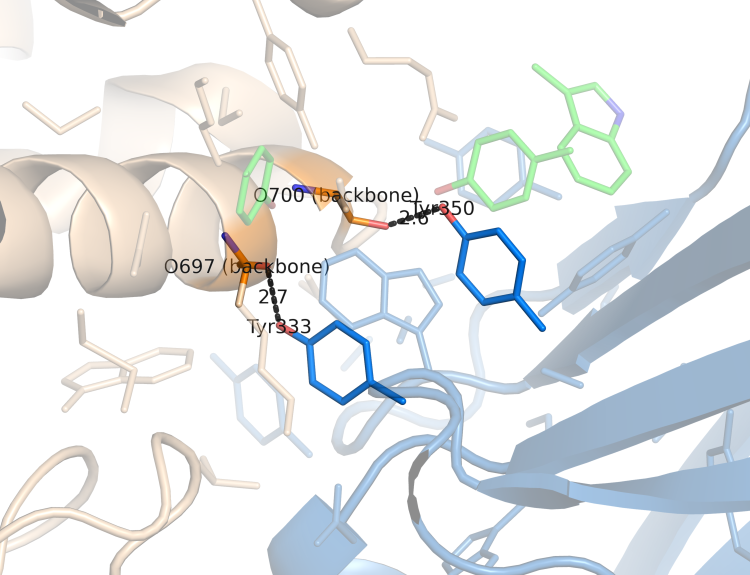
#> input picture figures/pymol_mechanism_3D9A.png, 1500 x 1150 px (shown at 1/2 size)
$ python regen_figures_400.py
#> lines starting #> are read from the running program, lines starting #| are printed output that depends on the picture
### code/aa_common.py
"""Shared foundation for the antibody-antigen / protein-protein recognition study.

Two arms, both already extracted (see metadata/*_extraction_report.json):

  antibody  curated antibody-antigen complexes, folded protein antigens only
            (>=50-residue antigen floor)                             512 structures
  ppi       general (non-antibody) protein-protein complexes,
            each extracted in BOTH directions and flagged            2,310 complexes

This module is the protein-protein analogue of the nucleic-acid arm's
`strata_common.py`, and deliberately mirrors its statistics so the two arms are
comparable:

  * loading an arm's residue-pair contact table
  * the independence-unit machinery (cluster30 primary, uniprot sensitivity)
  * the 20x20 statistics: unit-weighted log2 odds ratio, bootstrap CI over UNITS,
    Fisher-exact + BH, per-unit sign replication

Key differences from the nucleic-acid arm, which are real and must not be
glossed over:

  * the partner alphabet is 20 amino acids, not 4 bases, so the matrix is 20x20
    (400 cells) rather than 20x4 (80). Power per cell is far lower and the BH
    correction is over 5x more tests.
  * the ANTIBODY matrix is ASYMMETRIC and directional by construction: rows are
    paratope (antibody) residues, columns are epitope (antigen) residues. The two
    sides are not exchangeable -- one is a germline-encoded, somatically matured
    binder, the other is an arbitrary protein surface.
  * the PPI matrix is SYMMETRIC in principle: two co-evolved partners have no
    probe/target asymmetry. The extractor emitted both directions, so we
    symmetrise explicitly rather than pretending a direction is meaningful.
  * salt-bridge counts are NOT comparable to the nucleic-acid arm (basic N to
    carboxylate O here, basic N to phosphate O there). Same 4 A Barlow-Thornton
    ion-pair geometry, different acceptor chemistry.

Nothing here writes figures; the analysis scripts own their outputs.
"""
from __future__ import annotations

import csv
import json
import pathlib
from collections import defaultdict

import numpy as np
from scipy.stats import fisher_exact

ROOT = pathlib.Path(__file__).resolve().parent.parent
INT = ROOT / "interactions"
MET = ROOT / "metadata"
FIG = ROOT / "figures"

OUT_INT = INT / "analysis"
OUT_MET = MET / "analysis"
OUT_FIG = FIG
for _d in (OUT_INT, OUT_MET, OUT_FIG):
    _d.mkdir(parents=True, exist_ok=True)

ARMS = ("antibody", "ppi")
ARM_LABEL = {
    "antibody": "Antibody-antigen",
    "ppi": "Protein-protein (non-antibody)",
}

# amino-acid ordering / colouring shared with the nucleic-acid arm's figures so
# the two studies' heatmaps can be read side by side without re-learning the axis
AAS = list("RKHWYFQNSTPGAMILVCDE")
AA_GROUP = {**{a: "basic" for a in "RKH"}, **{a: "aromatic" for a in "WYF"},
            **{a: "polar" for a in "QNSTC"}, **{a: "special" for a in "GPA"},
            **{a: "hydrophobic" for a in "MILV"}, **{a: "acidic" for a in "DE"}}
GROUP_COLOR = {"basic": "#2166ac", "aromatic": "#762a83", "polar": "#1b7837",
               "special": "#7f7f7f", "hydrophobic": "#b8860b", "acidic": "#b2182b"}
GROUPS = ("basic", "aromatic", "polar", "special", "hydrophobic", "acidic")

# selenomethionine is a crystallographic substitution for MET, not a biological
# modification; the extractor kept it in the PPI arm. Fold it into MET so it does
# not masquerade as a 21st residue. Genuine PTMs never reached these tables --
# see aa_modified.py, which goes back to the raw PDBs for that question.
AA3_TO_1 = {
    "ALA": "A", "ARG": "R", "ASN": "N", "ASP": "D", "CYS": "C", "GLN": "Q",
    "GLU": "E", "GLY": "G", "HIS": "H", "ILE": "I", "LEU": "L", "LYS": "K",
    "MET": "M", "PHE": "F", "PRO": "P", "SER": "S", "THR": "T", "TRP": "W",
    "TYR": "Y", "VAL": "V", "MSE": "M",
}

BOND_COLS = ("salt", "hbond", "vdw", "stack")

UNIT_LEVELS = ("cluster30", "uniprot")     # cluster30 primary, uniprot sensitivity
N_BOOT = 2000
SEED = 20260816


# ------------------------------------------------------------------ unit metadata
_UNITS_CACHE: dict[str, dict] = {}


# [32 lines left out: functions units, _unit_of, not called in this run]


# ----------------------------------------------------------------------- loading
_CONTACT_CACHE: dict[str, list] = {}


# [217 lines left out: functions load_contacts, dedup_rows, corpus_summary, contact_matrix, log2_odds, unit_matrices and 4 more, not called in this run]

### code/make_publication_figures.py
"""Regenerate every figure in publication form: no baked-in titles, panel letters.

Journals expect the caption to carry the description and the artwork to carry only
data and panel identifiers. The analysis scripts were written with titles on the
axes, which is useful while working and wrong for submission.

Rather than editing twenty scripts and risking divergence between the working and
published versions, this patches matplotlib for the duration of the run:

  * Axes.set_title and Figure.suptitle become no-ops, so every title disappears
  * Figure.savefig inserts a bold (a), (b), (c) ... into the upper left of each
    visible axes, in creation order, whenever a figure has more than one panel
  * fig.text annotations are left alone, since those carry legend keys rather than
    titles

Each script is then executed unchanged. Two scripts whose figures depend on an
expensive structural pass are replotted from their cached result tables instead.

Run:  python3 code/make_publication_figures.py
"""
from __future__ import annotations

import pathlib
import runpy
import sys
import time

import matplotlib
matplotlib.use("Agg")
import matplotlib.axes
import matplotlib.figure
import matplotlib.pyplot as plt
import numpy as np

HERE = pathlib.Path(__file__).resolve().parent
sys.path.insert(0, str(HERE))
import aa_common as C

PANEL_LETTERS = "abcdefghijklmnopqrstuvwxyz"

# scripts that draw the figures, cheapest first; the expensive structural passes are
# handled separately below
SCRIPTS = [
    "phase2_inventory.py",
    "aa_heatmap.py",
    "phase4_conservation.py",
    "phase5_readout.py",
    "phase8_differential.py",
    "case_thermodynamics.py",
    "phase6b_functional_groups.py",
    "phase6c_conformation.py",
    "phase11_controls.py",
    "add1_transfer.py",
    "immunodominance.py",
    "phase6d_folds.py",
    "phase7_paratope.py",
    "add6_functional_sites.py",
    "add4_pca_geometry.py",
    "add5_epitope_logic.py",
    "add7_review_response.py",
    "phase9_modified.py",
    "case_lysozyme.py",
    "case_matched_targets.py",
]


_ORIGINAL_SAVEFIG = matplotlib.figure.Figure.savefig


def install_patches():
    """Suppress titles and stamp panel letters at save time."""
    matplotlib.axes.Axes.set_title = lambda self, *a, **k: None
    matplotlib.figure.Figure.suptitle = lambda self, *a, **k: None

    original_savefig = _ORIGINAL_SAVEFIG

    # [13 lines left out: function savefig, not called in this run]

    matplotlib.figure.Figure.savefig = savefig


# [77 lines left out: functions replot_thermodynamics, replot_shape_complementarity, not called in this run]


def remontage(panels, out_name, legend=None, figsize_per=5.6):
    """Rebuild a PyMOL montage from rendered panels: no title, panel letters only."""
    import matplotlib.image as mpimg
    from matplotlib.patches import Patch
    present = [(p, lab) for p, lab in panels if (C.OUT_FIG / p).exists()]
    if not present:
        print("  no panels for " + out_name)
        return
    fig, axes = plt.subplots(1, len(present),
                             figsize=(figsize_per * len(present), figsize_per + 0.6))
    if len(present) == 1:
        axes = [axes]
    for i, (ax, (png, lab)) in enumerate(zip(axes, present)):
        ax.imshow(mpimg.imread(str(C.OUT_FIG / png)))
        ax.axis("off")
        ax.text(0.01, 0.99, f"({PANEL_LETTERS[i]})", transform=ax.transAxes,
                fontsize=14, fontweight="bold", va="top", ha="left")
        if lab:
            ax.text(0.5, -0.02, lab, transform=ax.transAxes, fontsize=9,
                    ha="center", va="top")
    if legend:
        fig.legend(handles=[Patch(facecolor=c, label=l) for c, l in legend],
                   loc="lower center", ncol=len(legend), fontsize=9, frameon=False)
        fig.tight_layout(rect=[0, 0.07, 1, 1])
    else:
        fig.tight_layout()
    # this function letters its own panels, so save through the unpatched method;
    # going through the patch would stamp a second set of letters on every panel
    _ORIGINAL_SAVEFIG(fig, C.OUT_FIG / out_name, dpi=180, bbox_inches="tight")
    plt.close(fig)
    print("  rebuilt " + out_name)


def remontage_all():
    remontage([("pymol_mechanism_3D9A.png", "3D9A, 1.20 A, lysozyme C"),
               ("pymol_mechanism_2P45.png", "2P45, 1.10 A, ribonuclease"),
               ("pymol_mechanism_7AQZ.png", "7AQZ, 1.30 A, nanobody complex")],
              "pymol_mechanism_montage.png")
    remontage([("pymol_immunodominance.png", "front"),
               ("pymol_immunodominance_back.png", "rotated 180 degrees")],
              "pymol_immunodominance_montage.png",
              legend=[("#FFFFCC", "rarely contacted"),
                      ("#FF8C00", "frequently contacted"),
                      ("#4169E1", "catalytic residues")])


# [35 lines that do not run on import are left out]

### code/regen_figures_400.py
"""Regenerate the matplotlib publication figures at 400 dpi with panel labels.

Reuses make_publication_figures' panel-letter/no-title savefig patch, then forces every
savefig to 400 dpi. Runs only the scripts that produce embedded figures. Deterministic:
recomputation reproduces the committed results.
"""
import runpy, pathlib, sys
import matplotlib; matplotlib.use("Agg")
import matplotlib.figure
HERE = pathlib.Path(__file__).resolve().parent
sys.path.insert(0, str(HERE))
import make_publication_figures as MPF

MPF.install_patches()                     # adds (a),(b)... panel letters; no-ops titles
_patched = matplotlib.figure.Figure.savefig
def savefig_400(self, *a, **k):
    k["dpi"] = 400
    return _patched(self, *a, **k)
matplotlib.figure.Figure.savefig = savefig_400

# only the scripts behind embedded Fig 1,2,3,5,7,8,10
SCRIPTS = ["phase2_inventory.py","aa_heatmap.py","phase5_readout.py",
           "phase6c_real_dssp.py","add5_epitope_logic.py","add4_pca_geometry.py",
           "case_thermodynamics.py"]
for name in SCRIPTS:
    p = HERE/name
    if not p.exists(): print("  MISSING",name); continue
    print("running",name,flush=True)
    try:
        runpy.run_path(str(p), run_name="__main__")
    except SystemExit:
        pass
    except Exception as e:
        print(f"   FAILED {type(e).__name__}: {e}")
    import matplotlib.pyplot as plt; plt.close("all")

# remontage the PyMOL figures at 400 dpi (montage of existing renders)
_orig = MPF._ORIGINAL_SAVEFIG
def montage_savefig(self,*a,**k):
    k["dpi"]=400; return _orig(self,*a,**k)
MPF._ORIGINAL_SAVEFIG = montage_savefig
try:
    MPF.remontage_all()
#> pass 2 of the loop in remontage, `for i, (ax, (png, lab)) in enumerate(zip(axes, present)):`:
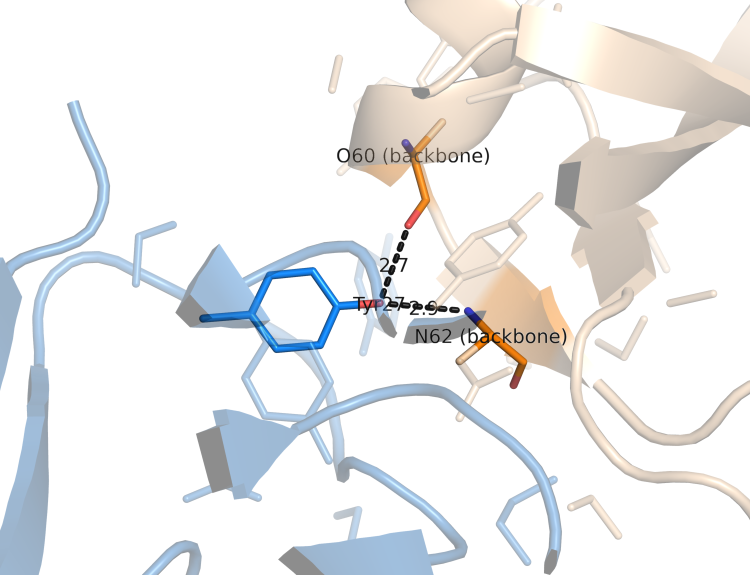
#> input picture figures/pymol_mechanism_2P45.png, 1500 x 1150 px (shown at 1/2 size)
#> in montage_savefig, `k['dpi'] = 400`:
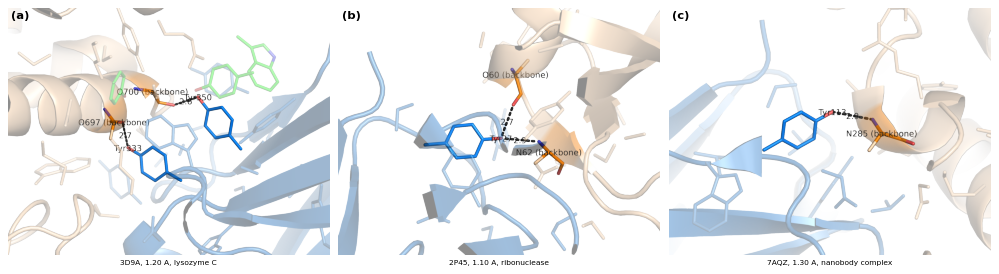
#> figure drawn by matplotlib, 3 panels
#> call 2 of remontage, with out_name = 'pymol_immunodominance_montage.png', figsize_per = 5.6
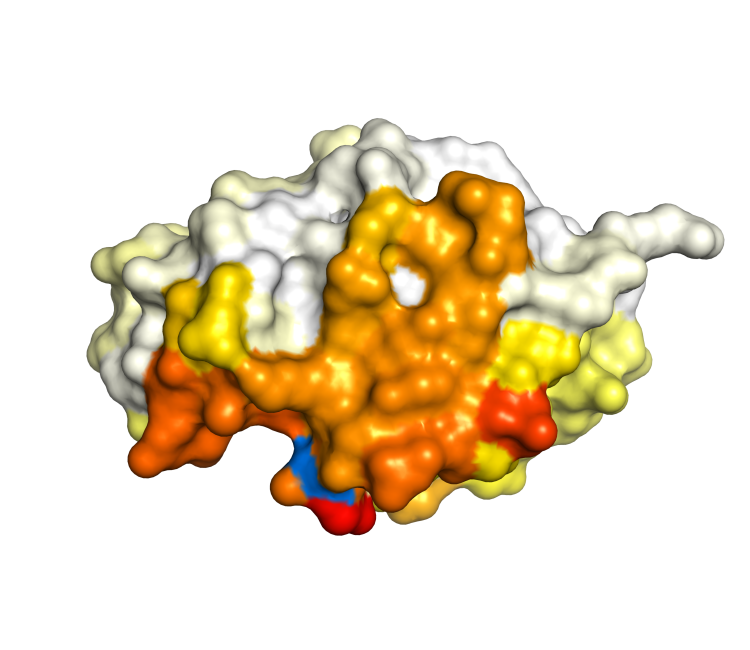
#> input picture figures/pymol_immunodominance.png, 1500 x 1300 px (shown at 1/2 size)
#> pass 2 of the loop in remontage, `for i, (ax, (png, lab)) in enumerate(zip(axes, present)):`:
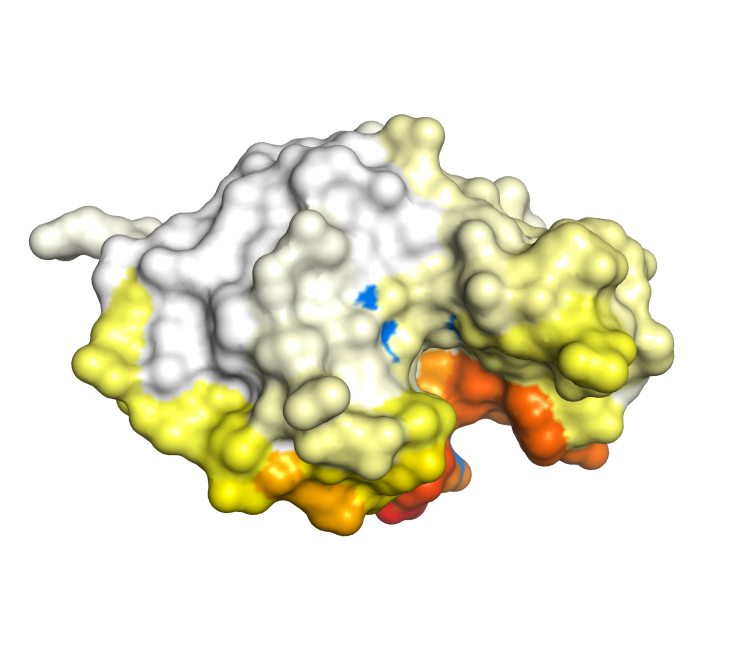
#> input picture figures/pymol_immunodominance_back.png, 1500 x 1300 px (shown at 1/2 size)
#> in montage_savefig (call 2), `k['dpi'] = 400`:
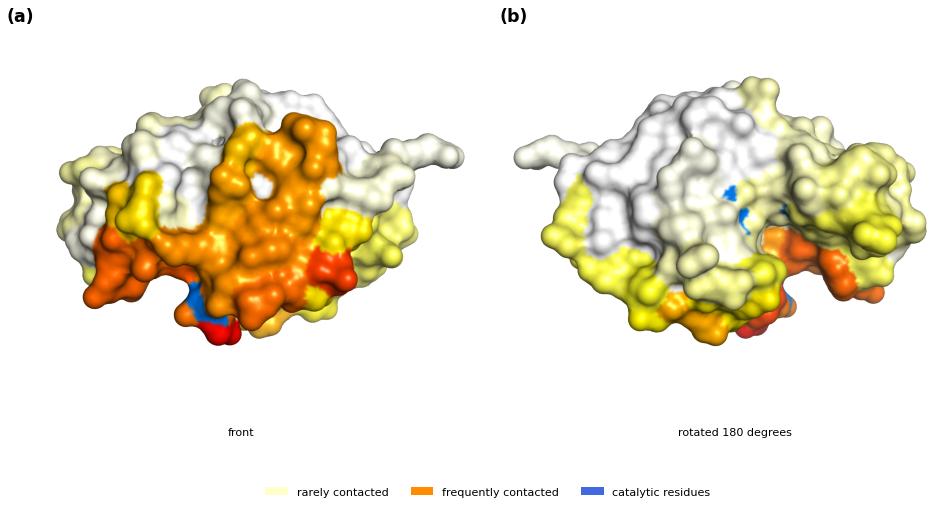
#> figure drawn by matplotlib, 2 panels
    print("remontaged PyMOL montages at 400 dpi")
except Exception as e:
    print("remontage failed:",e)
print("done")
